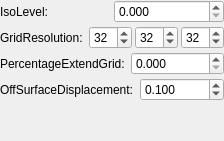
         <widget class="QWidget" name="MarchingCubesRBF">
          <layout class="QVBoxLayout" name="verticalLayout_8">
           <property name="spacing">
            <number>3</number>
           </property>
           <property name="leftMargin">
            <number>0</number>
           </property>
           <property name="topMargin">
            <number>0</number>
           </property>
           <property name="rightMargin">
            <number>0</number>
           </property>
           <property name="bottomMargin">
            <number>0</number>
           </property>
           <item>
            <layout class="QHBoxLayout" name="horizontalLayout_19">
             <item>
              <widget class="QLabel" name="label_18">
               <property name="text">
                <string>IsoLevel: </string>
               </property>
              </widget>
             </item>
             <item>
              <widget class="QDoubleSpinBox" name="dspin_iso_level">
               <property name="decimals">
                <number>3</number>
               </property>
               <property name="maximum">
                <double>99999.000000000000000</double>
               </property>
              </widget>
             </item>
            </layout>
           </item>
           <item>
            <layout class="QHBoxLayout" name="horizontalLayout_20">
             <item>
              <widget class="QLabel" name="label_19">
               <property name="text">
                <string>GridResolution: </string>
               </property>
              </widget>
             </item>
             <item>
              <widget class="QSpinBox" name="spin_res_x">
               <property name="sizePolicy">
                <sizepolicy hsizetype="Ignored" vsizetype="Fixed">
                 <horstretch>0</horstretch>
                 <verstretch>0</verstretch>
                </sizepolicy>
               </property>
               <property name="maximum">
                <number>99999</number>
               </property>
               <property name="value">
                <number>32</number>
               </property>
              </widget>
             </item>
             <item>
              <widget class="QSpinBox" name="spin_res_y">
               <property name="sizePolicy">
                <sizepolicy hsizetype="Ignored" vsizetype="Fixed">
                 <horstretch>0</horstretch>
                 <verstretch>0</verstretch>
                </sizepolicy>
               </property>
               <property name="maximum">
                <number>99999</number>
               </property>
               <property name="value">
                <number>32</number>
               </property>
              </widget>
             </item>
             <item>
              <widget class="QSpinBox" name="spin_res_z">
               <property name="sizePolicy">
                <sizepolicy hsizetype="Ignored" vsizetype="Fixed">
                 <horstretch>0</horstretch>
                 <verstretch>0</verstretch>
                </sizepolicy>
               </property>
               <property name="maximum">
                <number>99999</number>
               </property>
               <property name="value">
                <number>32</number>
               </property>
              </widget>
             </item>
            </layout>
           </item>
           <item>
            <layout class="QHBoxLayout" name="horizontalLayout_21">
             <item>
              <widget class="QLabel" name="label_20">
               <property name="text">
                <string>PercentageExtendGrid: </string>
               </property>
              </widget>
             </item>
             <item>
              <widget class="QDoubleSpinBox" name="dspin_percentage">
               <property name="decimals">
                <number>3</number>
               </property>
               <property name="maximum">
                <double>99999.000000000000000</double>
               </property>
               <property name="value">
                <double>0.000000000000000</double>
               </property>
              </widget>
             </item>
            </layout>
           </item>
           <item>
            <layout class="QHBoxLayout" name="horizontalLayout_22">
             <item>
              <widget class="QLabel" name="label_21">
               <property name="text">
                <string>OffSurfaceDisplacement: </string>
               </property>
              </widget>
             </item>
             <item>
              <widget class="QDoubleSpinBox" name="dspin_epslion">
               <property name="decimals">
                <number>3</number>
               </property>
               <property name="maximum">
                <double>99999.000000000000000</double>
               </property>
               <property name="value">
                <double>0.100000000000000</double>
               </property>
              </widget>
             </item>
            </layout>
           </item>
           <item>
            <spacer name="verticalSpacer_3">
             <property name="orientation">
              <enum>Qt::Vertical</enum>
             </property>
             <property name="sizeHint" stdset="0">
              <size>
               <width>20</width>
               <height>40</height>
              </size>
             </property>
            </spacer>
           </item>
          </layout>
         </widget>
